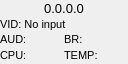
<?xml version="1.0" encoding="UTF-8"?>
<ui version="4.0">
 <class>Widget</class>
 <widget class="QWidget" name="Widget">
  <property name="geometry">
   <rect>
    <x>0</x>
    <y>0</y>
    <width>128</width>
    <height>64</height>
   </rect>
  </property>
  <property name="windowTitle">
   <string>Widget</string>
  </property>
  <widget class="QLabel" name="label">
   <property name="geometry">
    <rect>
     <x>0</x>
     <y>0</y>
     <width>128</width>
     <height>16</height>
    </rect>
   </property>
   <property name="font">
    <font>
     <pointsize>10</pointsize>
    </font>
   </property>
   <property name="text">
    <string>0.0.0.0</string>
   </property>
   <property name="alignment">
    <set>Qt::AlignCenter</set>
   </property>
  </widget>
  <widget class="QLabel" name="cpu">
   <property name="geometry">
    <rect>
     <x>0</x>
     <y>48</y>
     <width>64</width>
     <height>15</height>
    </rect>
   </property>
   <property name="font">
    <font>
     <pointsize>8</pointsize>
    </font>
   </property>
   <property name="text">
    <string>CPU:</string>
   </property>
  </widget>
  <widget class="QLabel" name="temp">
   <property name="geometry">
    <rect>
     <x>64</x>
     <y>48</y>
     <width>64</width>
     <height>15</height>
    </rect>
   </property>
   <property name="font">
    <font>
     <pointsize>8</pointsize>
    </font>
   </property>
   <property name="text">
    <string>TEMP:</string>
   </property>
  </widget>
  <widget class="QLabel" name="videoSize">
   <property name="geometry">
    <rect>
     <x>0</x>
     <y>16</y>
     <width>128</width>
     <height>16</height>
    </rect>
   </property>
   <property name="font">
    <font>
     <pointsize>8</pointsize>
    </font>
   </property>
   <property name="text">
    <string>VID: No input</string>
   </property>
   <property name="alignment">
    <set>Qt::AlignLeading|Qt::AlignLeft|Qt::AlignVCenter</set>
   </property>
  </widget>
  <widget class="QLabel" name="bitrate">
   <property name="geometry">
    <rect>
     <x>64</x>
     <y>32</y>
     <width>64</width>
     <height>15</height>
    </rect>
   </property>
   <property name="font">
    <font>
     <pointsize>8</pointsize>
    </font>
   </property>
   <property name="text">
    <string>BR:</string>
   </property>
  </widget>
  <widget class="QLabel" name="vol">
   <property name="geometry">
    <rect>
     <x>0</x>
     <y>32</y>
     <width>64</width>
     <height>15</height>
    </rect>
   </property>
   <property name="font">
    <font>
     <pointsize>8</pointsize>
    </font>
   </property>
   <property name="text">
    <string>AUD:</string>
   </property>
  </widget>
 </widget>
 <layoutdefault spacing="6" margin="11"/>
 <resources/>
 <connections/>
</ui>
